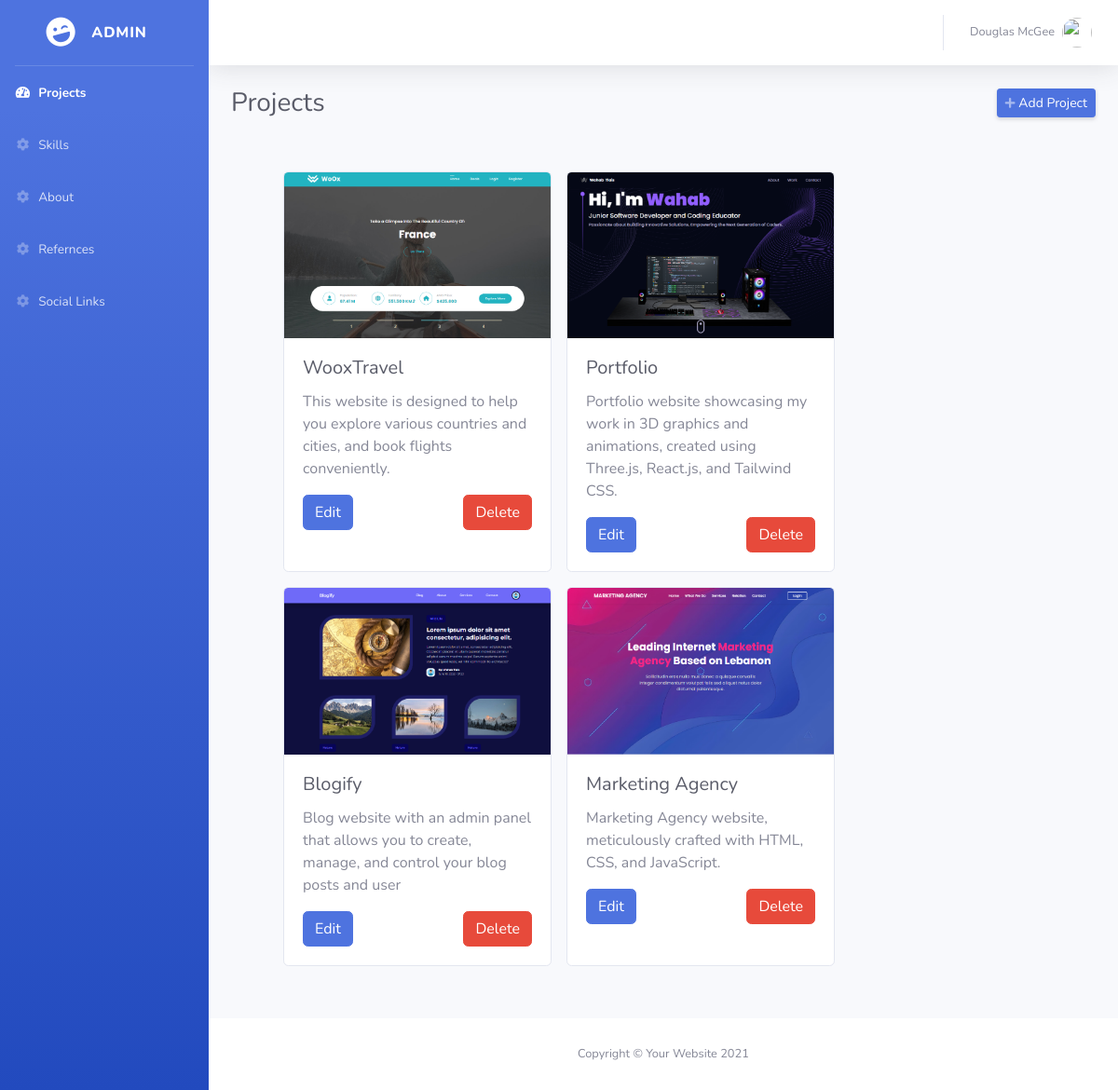
The app's page /admin/index.php with its own data.
### tables this page shows
CREATE TABLE IF NOT EXISTS `projects` (
  `id` int(11) NOT NULL AUTO_INCREMENT,
  `name` varchar(50) NOT NULL,
  `description` varchar(200) NOT NULL,
  `image` varchar(255) NOT NULL,
  PRIMARY KEY (`id`)
);

### admin/index.php (the view, shortened to what this page needs)
<?php
include("constants/header.php");
?>
<div class="container-fluid">
    <div class="d-sm-flex align-items-center justify-content-between mb-4">
        <h1 class="h3 mb-0 text-gray-800">Projects</h1>
        <a href="project-add.php" class="d-none d-sm-inline-block btn btn-sm btn-primary shadow-sm"><i class="fas fa-plus mr-1 fa-sm text-white-50"></i>Add Project</a>
    </div>
    <div class="row m-5">
        <?php
        $statement = $PDO->prepare("SELECT * FROM projects");
        $statement->execute();
        $result = $statement->fetchAll(PDO::FETCH_ASSOC);
        foreach ($result as $row) :
        ?>
            <div class="card m-2" style="width: 18rem;">
                <img src="../assets/images/<?= $row['image'] ?>" class="card-img-top" alt="...">
                <div class="card-body">
                    <h5 class="card-title text-dark"><?= $row['name'] ?></h5>
                    <p class="card-text"><?= $row['description'] ?></p>
                    <div class="d-flex justify-content-between">
                        <a href="project-edit.php?id=<?= $row['id'] ?>" class="btn btn-primary">Edit</a>
                        <a href="project-delete.php?id=<?= $row['id'] ?>" class="btn btn-danger ">Delete</a>
                    </div>
                </div>
            </div>
        <?php endforeach; ?>
    </div>
</div>
</div>
<footer class="sticky-footer bg-white">
    <div class="container my-auto">
        <div class="copyright text-center my-auto">
            <span>Copyright &copy; Your Website 2021</span>
        </div>
    </div>
</footer>
</div>
</div>
</body>
</html>

### records on screen
projects: image (picture), name "WooxTravel", description "This website is designed to help you explore various countries and cities, and book flights conveniently."
projects: image (picture), name "Portfolio", description "Portfolio website showcasing my work in 3D graphics and animations, created using Three.js, React.js, and Tailwind CSS."
projects: image (picture), name "Blogify", description "Blog website with an admin panel that allows you to create, manage, and control your blog posts and user"
projects: image (picture), name "Marketing Agency", description "Marketing Agency website, meticulously crafted with HTML, CSS, and JavaScript."
